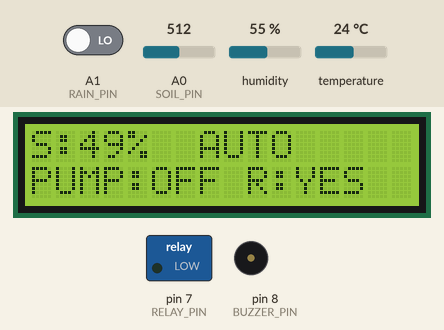
This sketch was run on a simulated Arduino Uno, built with avr-gcc and run on an emulated ATmega328P. Shown: 16×2 character LCD, switched loads named in the sketch (green lamp = pin HIGH), buzzer (waves = sounding, pin HIGH). The test bench sets the inputs (shaded band); at power-on: A1 (RAIN_PIN) LOW, A0 (SOIL_PIN) = 512, humidity 55 %, temperature 24 °C. The modem accepts every AT command (registered, SIM ready, sends succeed) and sends nothing else.

Above: at 7.3 s.
7.4 s: A1 (RAIN_PIN) driven HIGH
At 9.2 s:
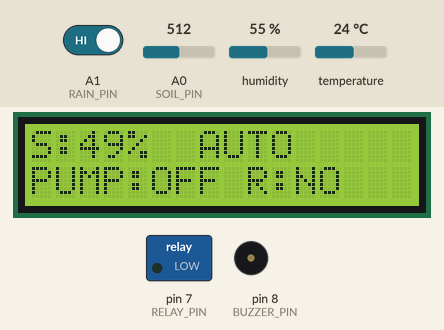
11.9 s: A0 (SOIL_PIN) set to 859
13.4 s: A0 (SOIL_PIN) set to 883
At 15.0 s:
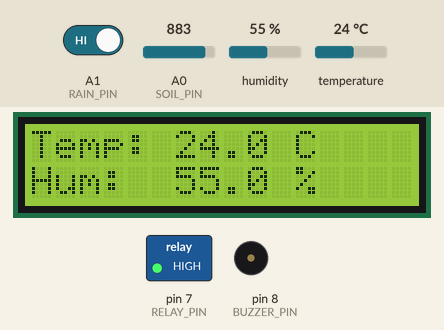
15.6 s: A1 (RAIN_PIN) driven LOW
At 20.7 s:
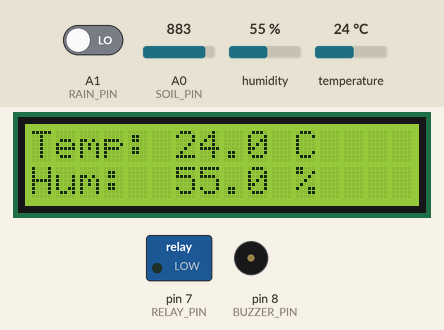
21.0 s: A1 (RAIN_PIN) driven HIGH
At 25.3 s:
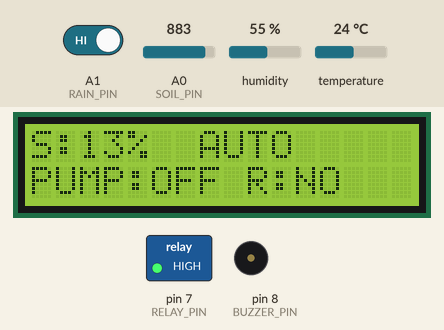
26.1 s: A1 (RAIN_PIN) driven LOW
At 31.4 s:
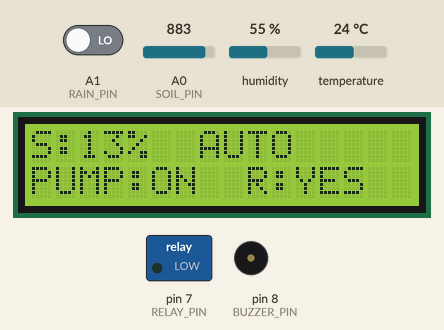
Timing chart, 0 to 32.5 s (numbered marks = the images above; inputs shaded):
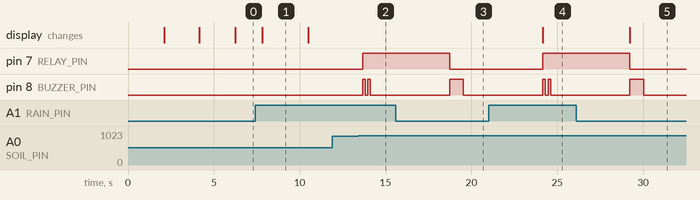

The sketch:

smart_irrigation.ino
```cpp
#include <Wire.h>
#include <LiquidCrystal_I2C.h>
#include <DHT.h>
#include <SoftwareSerial.h>

// --- Pin Definitions ---
#define DHTPIN 2
#define DHTTYPE DHT11 // Change to DHT22 if using that version
#define RAIN_PIN A1
#define RELAY_PIN 7
#define BUZZER_PIN 8
#define SOIL_PIN A0

// --- SIM800L SoftwareSerial Pins ---
SoftwareSerial sim800l(10, 11); // RX, TX

// --- LCD Initialization ---
LiquidCrystal_I2C lcd(0x27, 16, 2);

// --- DHT Initialization ---
DHT dht(DHTPIN, DHTTYPE);

// --- System Variables ---
bool isAutoMode = true;
bool pumpStatus = false;
int soilMoisturePercent = 0;
bool isRaining = false;
float temperature = 0.0;
float humidity = 0.0;
unsigned long previousLcdTime = 0;
bool showScreen1 = true;

// Thresholds
const int dryThreshold = 15; // Turn pump ON if moisture is below 30%
const int wetThreshold = 75; // Turn pump OFF if moisture is above 70%

// Phone number to send SMS alerts to (Include country code, e.g., +91 for India)
String masterNumber = "+918431848510";

void setup() {
  Serial.begin(9600);
  sim800l.begin(9600);
  dht.begin();

  pinMode(RAIN_PIN, INPUT);
  pinMode(RELAY_PIN, OUTPUT);
  pinMode(BUZZER_PIN, OUTPUT);

  // Ensure pump is off initially (Relays are often active LOW)
  digitalWrite(RELAY_PIN, LOW);
  digitalWrite(BUZZER_PIN, LOW);

  lcd.init();
  lcd.backlight();
  lcd.setCursor(0, 0);
  lcd.print("    AGRO-TEC    ");
  lcd.setCursor(0, 1);
  lcd.print("SMART IRRIGATION");
  delay(2000);

  lcd.setCursor(0, 0);
  lcd.print("  STARTING THE ");
  lcd.setCursor(0, 1);
  lcd.print("     SYSTEM     ");
  delay(2000);
  lcd.clear();

  // Initialize GSM Module
  lcd.print("Init GSM...");
  sim800l.println("AT");
  delay(500);
  sim800l.println("ATE0"); // CRITICAL FIX: Turn off command echoing
  delay(500);
  sim800l.println("AT+CMGF=1"); // Set SMS to Text Mode
  delay(500);
  sim800l.println("AT+CNMI=2,2,0,0,0"); // Route incoming SMS directly to serial
  delay(500);

  // Clear any junk in the serial buffer
  while(sim800l.available()) {
    sim800l.read();
  }

  lcd.clear();
}

void loop() {
  readSensors();
  updateLCD();
  checkSMS();

  if (isAutoMode) {
    handleAutoMode();
  }

  delay(500); // Loop delay for stability
}

// --- Sensor Reading ---
void readSensors() {
  temperature = dht.readTemperature();
  humidity = dht.readHumidity();

  // Read Rain Sensor (Usually LOW when raining)
  isRaining = (digitalRead(RAIN_PIN) == LOW);

  // Read Soil Moisture and map to 0-100%
  // Adjust 1023 and 0 if your sensor reads differently
  int rawSoil = analogRead(SOIL_PIN);
  soilMoisturePercent = map(rawSoil, 1023, 0, 0, 100);
  soilMoisturePercent = constrain(soilMoisturePercent, 0, 100);
}

// --- Auto Mode Logic ---
void handleAutoMode() {
  if (isRaining) {
    if (pumpStatus == true) {
      controlPump(false);
      sendSMS("Rain detected. Pump turned OFF automatically.");
    }
  } else {
    if (soilMoisturePercent < dryThreshold && pumpStatus == false) {
      controlPump(true);
      sendSMS("Soil is dry. Pump turned ON automatically.");
    } else if (soilMoisturePercent > wetThreshold && pumpStatus == true) {
      controlPump(false);
      sendSMS("Soil is wet enough. Pump turned OFF automatically.");
    }
  }
}

// --- Pump & Buzzer Control ---
void controlPump(bool turnOn) {
  if (turnOn && !pumpStatus) {
    digitalWrite(RELAY_PIN, HIGH); // Turn pump ON
    pumpStatus = true;

    // 2 Small Beeps for Pump ON
    digitalWrite(BUZZER_PIN, HIGH);
    delay(150);
    digitalWrite(BUZZER_PIN, LOW);
    delay(150);
    digitalWrite(BUZZER_PIN, HIGH);
    delay(150);
    digitalWrite(BUZZER_PIN, LOW);

  } else if (!turnOn && pumpStatus) {
    digitalWrite(RELAY_PIN, LOW); // Turn pump OFF
    pumpStatus = false;

    // 1 Long Beep for Pump OFF
    digitalWrite(BUZZER_PIN, HIGH);
    delay(800);
    digitalWrite(BUZZER_PIN, LOW);
  }
}

// --- LCD Display Update (Alternating Screens) ---
void updateLCD() {
  unsigned long currentMillis = millis();

  // Switch screens every 10000 milliseconds (10 seconds)
  if (currentMillis - previousLcdTime >= 10000) {
    previousLcdTime = currentMillis;
    showScreen1 = !showScreen1; // Toggle between true and false
    lcd.clear(); // Clear the screen to prevent leftover characters
  }

  if (showScreen1) {
    // --- Screen 1: Soil, Mode, Pump, Rain ---
    lcd.setCursor(0, 0);
    lcd.print("S:");
    lcd.print(soilMoisturePercent);
    lcd.print("%  ");
    lcd.print(isAutoMode ? "AUTO  " : "MANUAL");

    lcd.setCursor(0, 1);
    lcd.print("PUMP:");
    lcd.print(pumpStatus ? "ON " : "OFF");
    lcd.print(" R:");
    lcd.print(isRaining ? "YES" : "NO ");
  }
  else {
    // --- Screen 2: Temperature & Humidity ---
    lcd.setCursor(0, 0);
    lcd.print("Temp: ");
    lcd.print(temperature, 1); // Prints with 1 decimal point
    lcd.print(" C");

    lcd.setCursor(0, 1);
    lcd.print("Hum:  ");
    lcd.print(humidity, 1);
    lcd.print(" %");
  }
}

// --- SMS Receiving & Processing ---
void checkSMS() {
  if (sim800l.available()) {
    String smsContent = sim800l.readString();
    smsContent.toUpperCase(); // Make it uppercase for easier comparison
    Serial.println(smsContent); // Print to serial monitor for debugging

    // CRITICAL FIX: Using '#' prevents the system from reading its own status messages
    if (smsContent.indexOf("#AUTO") > -1) {
      isAutoMode = true;
      sendSMS("System set to AUTO mode.");
    }
    else if (smsContent.indexOf("#MANUAL") > -1) {
      isAutoMode = false;
      sendSMS("System set to MANUAL mode.");
    }
    else if (smsContent.indexOf("#PUMP ON") > -1) {
      if (!isAutoMode) {
        controlPump(true);
        sendSMS("Pump turned ON manually.");
      } else {
        sendSMS("Cannot control pump. Change to #MANUAL mode first.");
      }
    }
    else if (smsContent.indexOf("#PUMP OFF") > -1) {
      if (!isAutoMode) {
        controlPump(false);
        sendSMS("Pump turned OFF manually.");
      } else {
        sendSMS("Cannot control pump. Change to #MANUAL mode first.");
      }
    }
    else if (smsContent.indexOf("#STATUS") > -1) {
      String statusMsg = "System Status:\nMode: " + String(isAutoMode ? "AUTO" : "MANUAL") +
                         "\nSoil: " + String(soilMoisturePercent) + "%" +
                         "\nTemp: " + String(temperature) + "C" +
                         "\nRain: " + String(isRaining ? "Yes" : "No") +
                         "\nPump: " + String(pumpStatus ? "ON" : "OFF");
      sendSMS(statusMsg);
    }
  }
}

// --- SMS Sending Function ---
void sendSMS(String message) {
  sim800l.println("AT+CMGS=\"" + masterNumber + "\"");
  delay(500);
  sim800l.print(message);
  delay(500);
  sim800l.write(26); // ASCII code for CTRL+Z to send the message
  delay(3000);       // Wait for message to send over the network

  // CRITICAL FIX: Clear out the SIM module's output buffer (like "OK")
  // so it doesn't accidentally trigger the checkSMS() function on the next loop
  while(sim800l.available()) {
    sim800l.read();
  }
}
```

Measured:
- the behaviour switches between 869 and 870 on A0 (SOIL_PIN) (found by bisection; images 1 and 2)
- after the input at 7.4 s, the display: changes after 0.41 s (image 1)
- after the input at 11.9 s, every drawn part: stays the same
- after the input at 13.4 s, pin 7 (RELAY_PIN): LOW → HIGH after 0.27 s; pin 8 (BUZZER_PIN): alternates HIGH for 0.15 s and LOW for 0.15 s, 4 changes in all, then stays LOW, starting after 0.27 s
- after the input at 15.6 s, pin 7 (RELAY_PIN): HIGH → LOW after 3.1 s; pin 8 (BUZZER_PIN): LOW → HIGH after 3.1 s, → LOW 0.80 s later
- after the input at 21.0 s, pin 7 (RELAY_PIN): LOW → HIGH after 3.2 s; pin 8 (BUZZER_PIN): alternates HIGH for 0.15 s and LOW for 0.15 s, 4 changes in all, then stays LOW, starting after 3.2 s; the display: changes after 3.2 s (image 4)
- after the input at 26.1 s, pin 7 (RELAY_PIN): HIGH → LOW after 3.1 s; pin 8 (BUZZER_PIN): LOW → HIGH after 3.1 s, → LOW 0.80 s later; the display: changes after 3.1 s (image 5)
- what the display in image 1 shows lasts 2.7 s, from 7.8 s to 10.5 s
